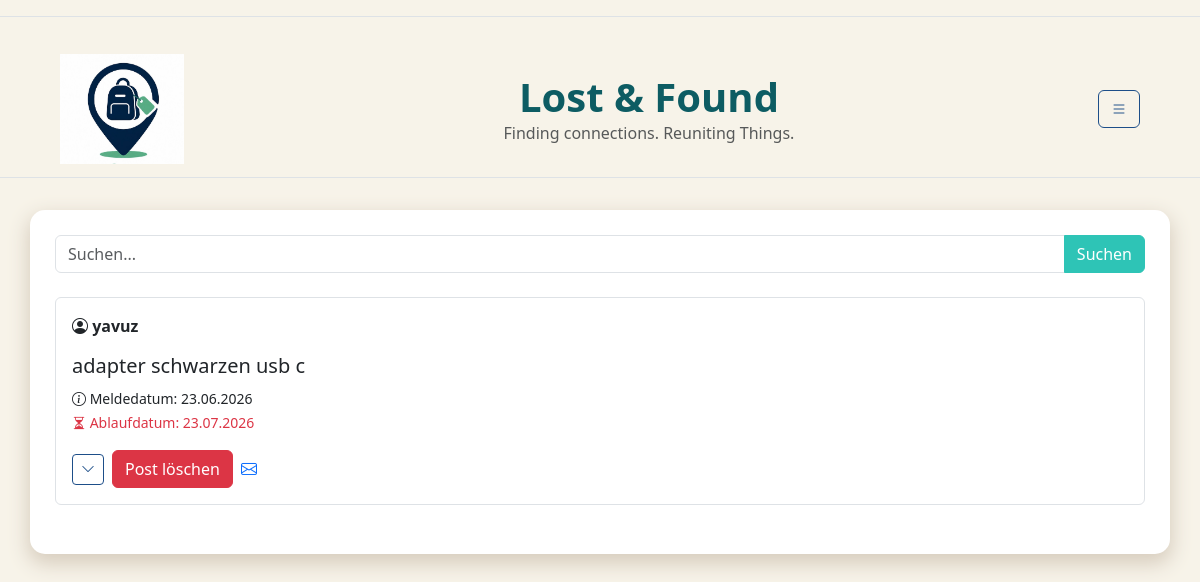
The app's page /home (signed in), older data.
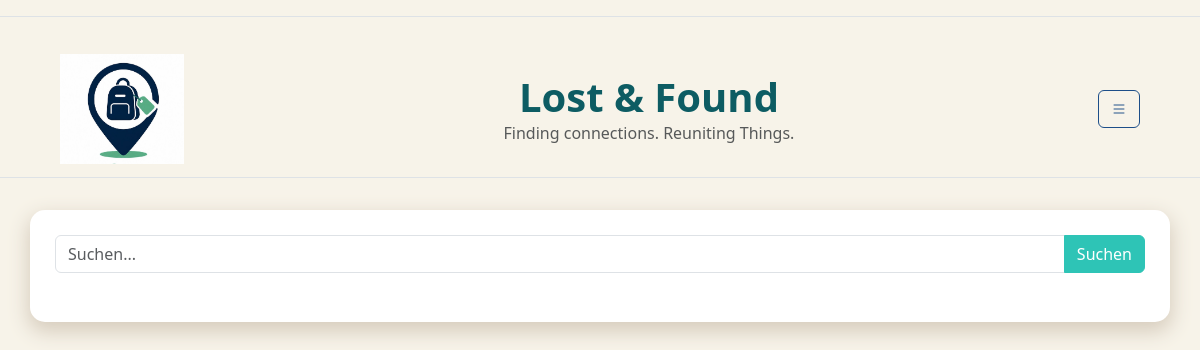
The same page, newer data.
### db.py (models this page shows)
class Post(db.Model):
    __tablename__ = "post"
    post_id = db.Column(db.Integer,primary_key=True)
    user_id = db.Column(db.Integer,db.ForeignKey("standardUser.user_id"))
    fundbuero_id = db.Column(db.Integer,db.ForeignKey("fundbuero.fundbuero_id"))
    titel = db.Column(db.String,nullable=False)
    meldedatum = db.Column(db.Date)
    verlustdatum = db.Column(db.Date)
    ablaufdatum = db.Column(db.Date)
    schliessdatum = db.Column(db.Date)
    verlustort = db.Column(db.String)
    beschreibung = db.Column(db.Text)
    status = db.Column(db.String,default="laufend")
    views = db.Column(db.Integer,default=0 )
    user = db.relationship("StandardUser",back_populates="posts")
    fundbuero = db.relationship("Fundbuero",back_populates="posts")

class StandardUser(db.Model):
    __tablename__ = "standardUser"
    user_id = db.Column( db.Integer, primary_key=True )
    campus_id = db.Column( db.String, db.ForeignKey("campus.campus_id") )
    name = db.Column( db.String)
    benutzername = db.Column( db.String, unique=True)
    telefonnummer = db.Column(db.String)
    standardtext = db.Column(db.Text)
    passwort = db.Column(db.String,nullable=False)
    hwr_mail = db.Column(db.String, unique=True,nullable=False )
    is_admin = db.Column(db.Boolean, default=False)
    campus = db.relationship("Campus",back_populates="users")
    posts = db.relationship( "Post",back_populates="user")

### app.py (the view)
@app.route("/home", methods=["GET", "POST"])
def home():
    if "user_id" not in session:
        flash("Bitte zuerst einloggen!", "warning")
        return redirect(url_for("login"))
    form = forms.Suchleiste()
    user = db.session.get(StandardUser,session["user_id"])
    posts = db.session.execute(db.select(Post).where(Post.ablaufdatum>=date.today(), Post.status == "laufend")
                           ).scalars()  # hier werden alle posts aus der datenbank geholt, die noch nicht abgelaufen sind und deren status "laufend" ist. die posts werden dann in der home.html datei angezeigt.
    return render_template("home.html", posts=posts, form=form, user=user)

### forms.py
class Suchleiste(FlaskForm):
  suchfeld = StringField( "Suchbegriff",
       validators=[InputRequired()]
  )
  submit = SubmitField("Suchen")

### templates/home.html (shortened to what this page needs)
{% extends "base.html" %}
{% block CONTENT %}
<form method="POST"
      action="{{ url_for('suche') }}"
      class="mb-4">
    <div class="input-group">
        {{ form.suchfeld(
            class="form-control",
            placeholder="Suchen..."
        ) }}
        {{ form.submit(
            class="btn btn-primary"
        ) }}
    </div>
</form>
    {% for post in posts %}
        {%if post.user.campus_id == user.campus_id%}
    <div class="border rounded p-3 mb-4">
        <strong>
            <i class="bi bi-person-circle"></i>
            {{ post.user.benutzername }}
        </strong>
        <h5 class="mt-3">
            {{ post.titel }}
        </h5>
           <small>
            <i class="bi bi-info-circle"></i>
              Meldedatum: {{ post.meldedatum.strftime('%d.%m.%Y') }}
            </small>
            <br>
            <small class="text-danger">
            <i class="bi bi-hourglass-split"></i>
             Ablaufdatum: {{ post.ablaufdatum.strftime('%d.%m.%Y') }}
            </small>
        <div class="mt-3 d-flex align-items-center gap-2">
            <button
                class="btn btn-outline-secondary btn-sm"
                type="button"
                data-bs-toggle="collapse"
                data-bs-target="#details{{ loop.index }}">
                <i class="bi bi-chevron-down"></i>
            </button>
{% if session.get('is_admin')or post.user_id == session.get('user_id') %}
<a href="{{url_for('delete_post',post_id=post.post_id)}}" class="btn btn-danger"> Post löschen</a>
{% endif %}
          <a href="mailto:{{ post.user.hwr_mail }}?subject={{ ('Yay Gefunden! : ' ~ post.titel)|urlencode }}
          &body={{('Hallo,' ~'\n\n' ~
           'gute Nachricht: Ich habe möglicherweise deinen verlorenen Gegenstand gefunden' ~ '\n\n' ~
           'Gegenstand: ' ~post.titel ~'\n' ~
           'Verlustort: ' ~ post.verlustort ~ '\n\n' ~
            'Bitte melden dich bei mir.' ~ '\n\n' ~
            'Viele Grüße'
            )|urlencode }}">
             <i class="bi bi-envelope"></i>
</a>
        </div>
    </div>
        {%endif%}
    {% endfor %}
{% endblock %}

Row changes from the older to the newer data that the page shows:
no longer on this page (row edited): Post: user.benutzername "yavuz", titel "adapter schwarzen usb c", meldedatum "23.06.2026", ablaufdatum "23.07.2026"
